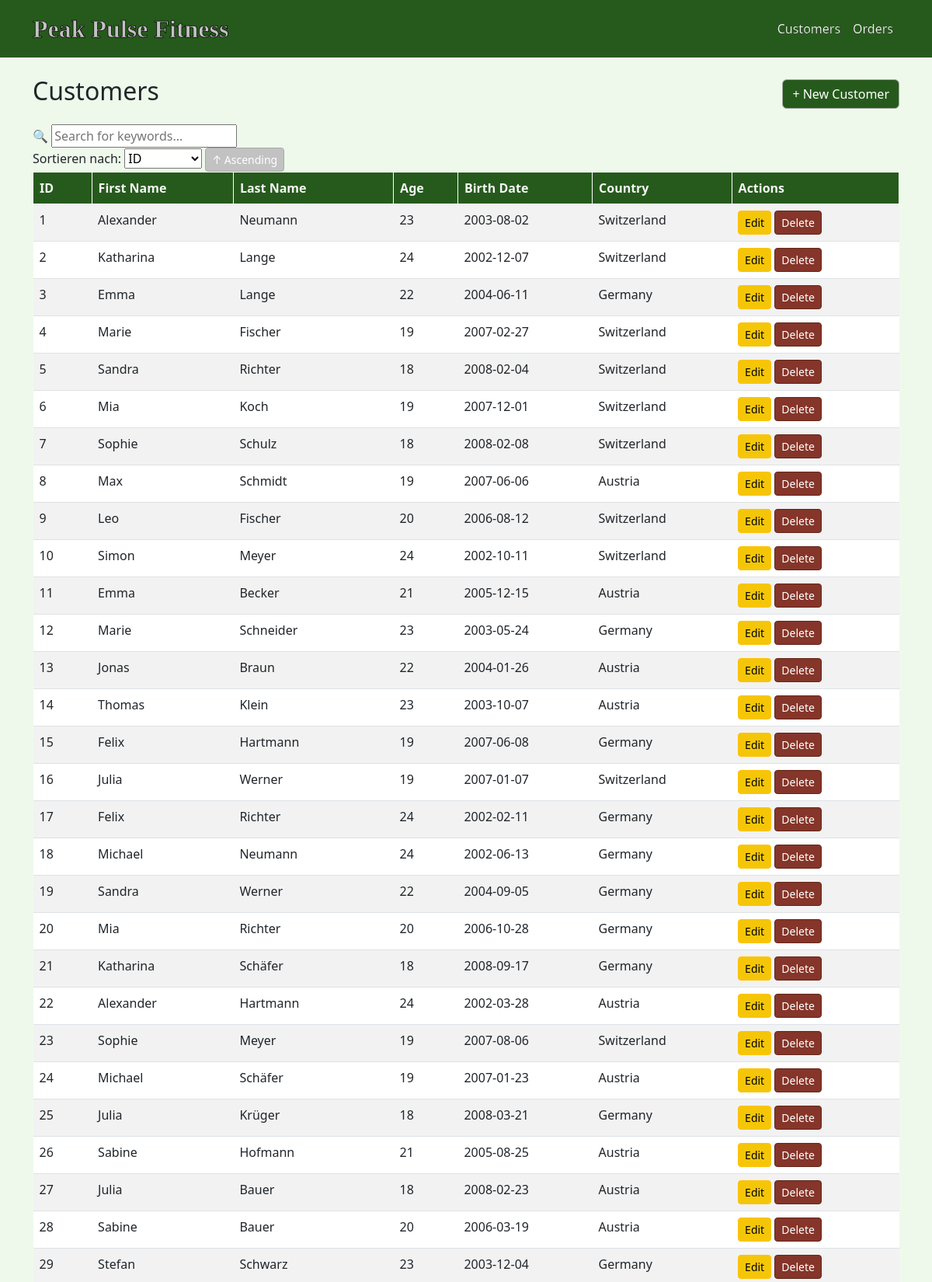
Page /customers (upper part) on the committed database.
### models.py (models this page shows)
class Customer(db.Model):
    __tablename__ = 'Customer_data'
    CustomerID = db.Column(db.Integer, primary_key=True)
    FirstName  = db.Column(db.String, nullable=False)
    LastName   = db.Column(db.String, nullable=False)
    Age        = db.Column(db.Integer, nullable=False)
    BirthDate  = db.Column(db.String, nullable=False)
    Country    = db.Column(db.String, nullable=False)
    orders = db.relationship('Order', back_populates='customer')

### routes.py (the view, shortened to what this page needs)
@app.route('/customers')
def customer_list():
    SORT_COLUMNS = {
        'id':         Customer.CustomerID,
        'first_name': Customer.FirstName,
        'last_name':  Customer.LastName,
        'age':        Customer.Age,
        'country':    Customer.Country,
    }
    VALID_DIRECTIONS = {'asc', 'desc'}
    sort_by  = request.args.get('sort', 'id')
    sort_dir = request.args.get('dir',  'asc')
    search = request.args.get('search', '').strip()
    if sort_by  not in SORT_COLUMNS:     sort_by  = 'id'
    if sort_dir not in VALID_DIRECTIONS: sort_dir = 'asc'
    column     = SORT_COLUMNS[sort_by]
    order_expr = column.asc() if sort_dir == 'asc' else column.desc()
    query   = Customer.query
    customers = query.order_by(order_expr).all()
    delete_form = DeleteForm()
    return render_template(
        'customers/list.html',
        customers=customers,
        delete_form=delete_form,
        sort_by=sort_by,
        sort_dir=sort_dir,
        search=search,
    )

### routes.py
class DeleteForm(FlaskForm):
    submit = SubmitField('Delete')

### templates/customers/list.html (shortened to what this page needs)
{% extends 'base.html' %}
{% block content %}
<div class="d-flex justify-content-between align-items-center mb-3">
    <h2>Customers</h2>
    <a href="{{ url_for('customer_create') }}" class="btn btn-success">+ New Customer</a>
</div>
<form method="GET" action="{{ url_for('customer_list') }}" class="search-sort-controls">
  <div class="search-bar">
    <span class="search-icon">🔍</span>
    <input
      type="text"
      name="search"
      value="{{ search }}"
      placeholder="Search for keywords..."
      autocomplete="off"
    >
  </div>
<form method="GET" action="{{ url_for('customer_list') }}" class="sort-controls">
  <label for="sort-select">Sortieren nach:</label>
  <select id="sort-select" name="sort" onchange="this.form.submit()">
    <option value="id"          {% if sort_by == 'id'           %}selected{% endif %}>ID</option>
  </select>
  <button type="submit" class="btn btn-secondary btn-sm" title="Richtung wechseln">
    {% if sort_dir == 'asc' %} ↑ Ascending {% else %} ↓ Descending {% endif %}
  </button>
</form>
<table class="table table-striped table-hover">
    <thead class="table-dark">
        <tr>
            <th>ID</th>
            <th>First Name</th>
            <th>Last Name</th>
            <th>Age</th>
            <th>Birth Date</th>
            <th>Country</th>
            <th>Actions</th>
        </tr>
    </thead>
    <tbody>
        {% for c in customers %}
        <tr>
            <td>{{ c.CustomerID }}</td>
            <td>{{ c.FirstName }}</td>
            <td>{{ c.LastName }}</td>
            <td>{{ c.Age }}</td>
            <td>{{ c.BirthDate }}</td>
            <td>{{ c.Country }}</td>
            <td>
                <a href="{{ url_for('customer_edit', customer_id=c.CustomerID) }}"
                   class="btn btn-sm btn-warning">Edit</a>
                <form action="{{ url_for('customer_delete', customer_id=c.CustomerID) }}"
                      method="post" class="d-inline"
                      onsubmit="return confirm('Delete {{ c.FirstName }} {{ c.LastName }}?')">
                    <button type="submit" class="btn btn-sm btn-danger">Delete</button>
                </form>
            </td>
        </tr>
        {% else %}
        <tr>
            <td colspan="7" class="text-center text-muted">No customers found.</td>
        </tr>
        {% endfor %}
    </tbody>
</table>
{% endblock %}

### templates/base.html (shortened to what this page needs)
<!DOCTYPE html>
<html lang="en">
<head>
    <link href="https://cdn.jsdelivr.net/npm/bootstrap@5.3.0/dist/css/bootstrap.min.css" rel="stylesheet">
</head>
<body>
<nav class="navbar navbar-expand-lg navbar-dark bg-success mb-4">
    <div class="container">
        <a class="navbar-brand fw-bold" href="{{ url_for('home') }}">Peak Pulse Fitness</a>
        <div class="navbar-nav">
            <a class="nav-link" href="{{ url_for('customer_list') }}">Customers</a>
            <a class="nav-link" href="{{ url_for('order_list') }}">Orders</a>
        </div>
    </div>
</nav>
<div class="container">
    {% block content %}{% endblock %}
</div>
</body>
</html>

### templates/base.html (style rules this page uses)
.navbar { background-color: #265A1C !important; }
.btn-success { background-color: #265A1C; }
.btn-danger { background-color: #853529; border-color: #63271B; }
.btn-secondary { background-color: #C2C2C2; border-color: #AAAAAA; }
.btn-warning { background-color: #F5C607; }
.table thead th { background-color: #265A1C; color: whitesmoke; border-style: solid; border-color: white; border-width: 1px; }

### templates/customers/list.html (style rules this page uses)
.navbar-brand { font-size: xx-large; color: #C2C2C2; font-family: ASTERA; -webkit-text-stroke: 0.75px black; }
.navbar .nav-link { color: whitesmoke; font-weight: 500; -webkit-text-stroke: 0.15px black }
body { background-color: #EEF9EB; }
.btn-success { background-color: #265A1C; border-color: darkgray; }

### rows in the picture
Customer: CustomerID "1", FirstName "Alexander", LastName "Neumann", Age "23", BirthDate "2003-08-02", Country "Switzerland"
Customer: CustomerID "2", FirstName "Katharina", LastName "Lange", Age "24", BirthDate "2002-12-07", Country "Switzerland"
Customer: CustomerID "3", FirstName "Emma", LastName "Lange", Age "22", BirthDate "2004-06-11", Country "Germany"
Customer: CustomerID "4", FirstName "Marie", LastName "Fischer", Age "19", BirthDate "2007-02-27", Country "Switzerland"
Customer: CustomerID "5", FirstName "Sandra", LastName "Richter", Age "18", BirthDate "2008-02-04", Country "Switzerland"
Customer: CustomerID "6", FirstName "Mia", LastName "Koch", Age "19", BirthDate "2007-12-01", Country "Switzerland"
Customer: CustomerID "7", FirstName "Sophie", LastName "Schulz", Age "18", BirthDate "2008-02-08", Country "Switzerland"
Customer: CustomerID "8", FirstName "Max", LastName "Schmidt", Age "19", BirthDate "2007-06-06", Country "Austria"
Customer: CustomerID "9", FirstName "Leo", LastName "Fischer", Age "20", BirthDate "2006-08-12", Country "Switzerland"
Customer: CustomerID "10", FirstName "Simon", LastName "Meyer", Age "24", BirthDate "2002-10-11", Country "Switzerland"
Customer: CustomerID "11", FirstName "Emma", LastName "Becker", Age "21", BirthDate "2005-12-15", Country "Austria"
Customer: CustomerID "12", FirstName "Marie", LastName "Schneider", Age "23", BirthDate "2003-05-24", Country "Germany"
Customer: CustomerID "13", FirstName "Jonas", LastName "Braun", Age "22", BirthDate "2004-01-26", Country "Austria"
Customer: CustomerID "14", FirstName "Thomas", LastName "Klein", Age "23", BirthDate "2003-10-07", Country "Austria"
Customer: CustomerID "15", FirstName "Felix", LastName "Hartmann", Age "19", BirthDate "2007-06-08", Country "Germany"
Customer: CustomerID "16", FirstName "Julia", LastName "Werner", Age "19", BirthDate "2007-01-07", Country "Switzerland"
Customer: CustomerID "17", FirstName "Felix", LastName "Richter", Age "24", BirthDate "2002-02-11", Country "Germany"
Customer: CustomerID "18", FirstName "Michael", LastName "Neumann", Age "24", BirthDate "2002-06-13", Country "Germany"
Customer: CustomerID "19", FirstName "Sandra", LastName "Werner", Age "22", BirthDate "2004-09-05", Country "Germany"
Customer: CustomerID "20", FirstName "Mia", LastName "Richter", Age "20", BirthDate "2006-10-28", Country "Germany"
Customer: CustomerID "21", FirstName "Katharina", LastName "Schäfer", Age "18", BirthDate "2008-09-17", Country "Germany"
Customer: CustomerID "22", FirstName "Alexander", LastName "Hartmann", Age "24", BirthDate "2002-03-28", Country "Austria"
Customer: CustomerID "23", FirstName "Sophie", LastName "Meyer", Age "19", BirthDate "2007-08-06", Country "Switzerland"
Customer: CustomerID "24", FirstName "Michael", LastName "Schäfer", Age "19", BirthDate "2007-01-23", Country "Austria"
Customer: CustomerID "25", FirstName "Julia", LastName "Krüger", Age "18", BirthDate "2008-03-21", Country "Germany"
Customer: CustomerID "26", FirstName "Sabine", LastName "Hofmann", Age "21", BirthDate "2005-08-25", Country "Austria"
Customer: CustomerID "27", FirstName "Julia", LastName "Bauer", Age "18", BirthDate "2008-02-23", Country "Austria"
Customer: CustomerID "28", FirstName "Sabine", LastName "Bauer", Age "20", BirthDate "2006-03-19", Country "Austria"
Customer: CustomerID "29", FirstName "Stefan", LastName "Schwarz", Age "23", BirthDate "2003-12-04", Country "Germany"
